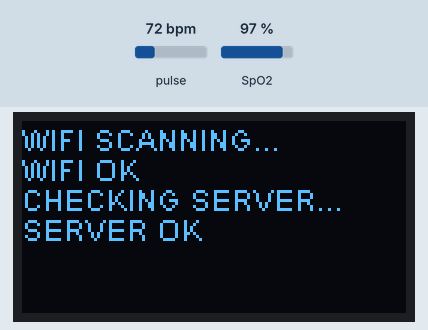
Bench run of a sketch on a simulated ESP8266 (NodeMCU). Parts: 128×64 one-colour display. Inputs (shaded band) come from the test bench; at power-on: pulse 72 bpm, SpO2 97 %. WiFi joins after 1.5 s; servers stay silent unless stated; what the sketch prints to the serial monitor is not drawn.

Above: at 1.8 s.
At 3.9 s:
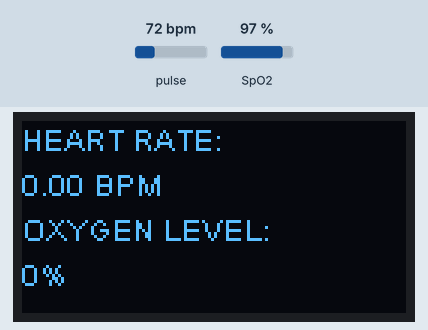
4.0 s: pulse set to 42 bpm
At 6.6 s:
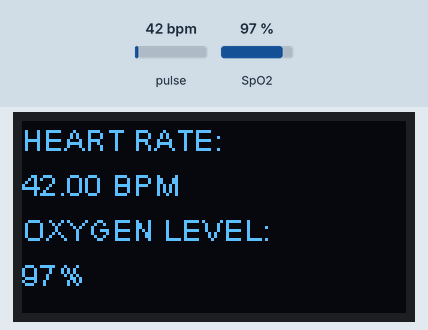
7.3 s: SpO2 set to 80 %
At 9.0 s:
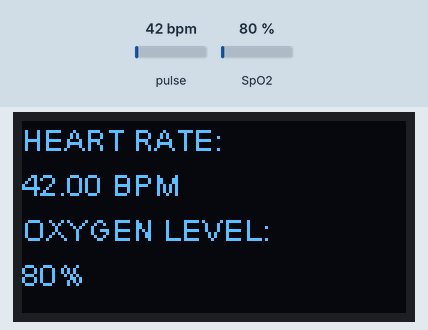
9.3 s: pulse set to 70 bpm
At 10.7 s:
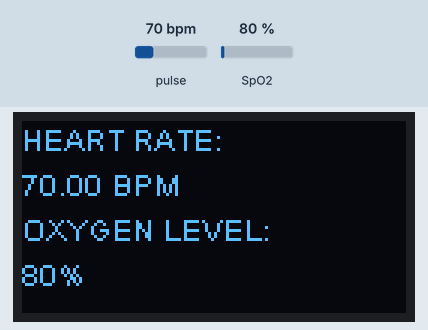
11.4 s: SpO2 set to 85 %
Timing chart, 0 to 14.4 s (numbered marks = the images above; inputs shaded):
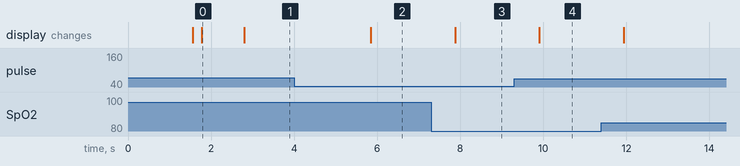

Measured:
- after the input at 4.0 s, the display: changes after 1.8 s (image 2)
- after the input at 7.3 s, the display: changes after 0.58 s (image 3)
- after the input at 9.3 s, the display: changes after 0.61 s (image 4)
- what the display in image 0 shows lasts 1.0 s, from 1.8 s to 2.8 s

The sketch:

Smart_watch.ino
```cpp
#include <Wire.h>
#include <ESP8266WiFi.h>
#include "MAX30100_PulseOximeter.h"
#include "SH1106.h"

WiFiClient client;
PulseOximeter pox;
SH1106 display(0x3c, SDA, SCL);

long prevMs;

void setup() {
  Serial.begin(9600);
  WiFi.mode(WIFI_STA);

  display.init();
  display.setContrast(255);
  display.clear();

  //WiFi.begin("IronHeart", "proplayer2021");
  WiFi.begin("Helmat", "12345678");

  display.drawString(0, 0, "WIFI SCANNING...");
  display.display();
  while (WiFi.status() != WL_CONNECTED) {
    Serial.print(".");
    delay(500);
  }
  Serial.println("WIFI OK");
  display.drawString(0, 10, "WIFI OK");
  display.display();

  display.drawString(0, 20, "CHECKING SERVER...");
  display.display();
  while (!client.connect("192.168.4.1", 8080)) {
    Serial.print(".");
  }
  Serial.println("SERVER OK");
  display.drawString(0, 30, "SERVER OK");
  display.display();
  delay(1000);

  display.clear();
  display.drawString(0, 0, "HEART RATE:");
  display.drawString(0, 30, "OXYGEN LEVEL:");
  display.display();

  Wire.begin();
  pox.begin();
}

void loop() {
  pox.update();

  if (millis() - prevMs > 1000) {
    float bpm = pox.getHeartRate();
    byte sp02 = pox.getSpO2();

    client.print(bpm);
    client.print(",");
    client.print(sp02);
    client.println(",");

    display.setColor(BLACK);
    display.fillRect(0, 15, 60, 15);
    display.fillRect(0, 45, 30, 15);
    display.setColor(WHITE);
    display.drawString(0, 15, (String)bpm + " BPM ");
    display.drawString(0, 45, (String)sp02 + "%  ");
    display.display();

    if(WiFi.status() != WL_CONNECTED) ESP.restart();
    prevMs = millis();
  }
}
```
